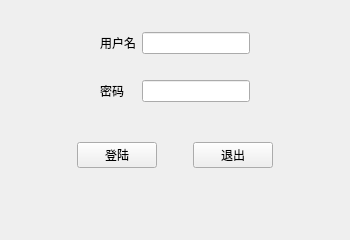
<?xml version="1.0" encoding="UTF-8"?>
<ui version="4.0">
 <class>MainWindow</class>
 <widget class="QMainWindow" name="MainWindow">
  <property name="geometry">
   <rect>
    <x>0</x>
    <y>0</y>
    <width>350</width>
    <height>240</height>
   </rect>
  </property>
  <property name="minimumSize">
   <size>
    <width>350</width>
    <height>240</height>
   </size>
  </property>
  <property name="maximumSize">
   <size>
    <width>350</width>
    <height>240</height>
   </size>
  </property>
  <property name="windowTitle">
   <string>登陆</string>
  </property>
  <widget class="QWidget" name="centralwidget">
   <layout class="QVBoxLayout" name="verticalLayout">
    <item>
     <widget class="QWidget" name="widget" native="true">
      <property name="sizePolicy">
       <sizepolicy hsizetype="Preferred" vsizetype="Fixed">
        <horstretch>0</horstretch>
        <verstretch>0</verstretch>
       </sizepolicy>
      </property>
      <layout class="QGridLayout" name="gridLayout">
       <item row="0" column="1">
        <widget class="QLabel" name="label">
         <property name="text">
          <string>用户名</string>
         </property>
        </widget>
       </item>
       <item row="0" column="3">
        <spacer name="horizontalSpacer_5">
         <property name="orientation">
          <enum>Qt::Horizontal</enum>
         </property>
         <property name="sizeHint" stdset="0">
          <size>
           <width>40</width>
           <height>20</height>
          </size>
         </property>
        </spacer>
       </item>
       <item row="2" column="1">
        <widget class="QLabel" name="label_2">
         <property name="text">
          <string>密码</string>
         </property>
        </widget>
       </item>
       <item row="0" column="2">
        <widget class="QLineEdit" name="lineEdit"/>
       </item>
       <item row="2" column="2">
        <widget class="QLineEdit" name="lineEdit_2">
         <property name="echoMode">
          <enum>QLineEdit::Password</enum>
         </property>
        </widget>
       </item>
       <item row="0" column="0">
        <spacer name="horizontalSpacer_4">
         <property name="orientation">
          <enum>Qt::Horizontal</enum>
         </property>
         <property name="sizeHint" stdset="0">
          <size>
           <width>40</width>
           <height>20</height>
          </size>
         </property>
        </spacer>
       </item>
       <item row="1" column="1">
        <spacer name="verticalSpacer">
         <property name="orientation">
          <enum>Qt::Vertical</enum>
         </property>
         <property name="sizeHint" stdset="0">
          <size>
           <width>20</width>
           <height>20</height>
          </size>
         </property>
        </spacer>
       </item>
      </layout>
     </widget>
    </item>
    <item>
     <widget class="QWidget" name="widget_3" native="true">
      <property name="sizePolicy">
       <sizepolicy hsizetype="Preferred" vsizetype="Fixed">
        <horstretch>0</horstretch>
        <verstretch>0</verstretch>
       </sizepolicy>
      </property>
      <layout class="QHBoxLayout" name="horizontalLayout_3">
       <item>
        <spacer name="horizontalSpacer">
         <property name="orientation">
          <enum>Qt::Horizontal</enum>
         </property>
         <property name="sizeHint" stdset="0">
          <size>
           <width>40</width>
           <height>20</height>
          </size>
         </property>
        </spacer>
       </item>
       <item>
        <widget class="QPushButton" name="pushButton">
         <property name="text">
          <string>登陆</string>
         </property>
        </widget>
       </item>
       <item>
        <spacer name="horizontalSpacer_3">
         <property name="orientation">
          <enum>Qt::Horizontal</enum>
         </property>
         <property name="sizeType">
          <enum>QSizePolicy::Fixed</enum>
         </property>
         <property name="sizeHint" stdset="0">
          <size>
           <width>30</width>
           <height>30</height>
          </size>
         </property>
        </spacer>
       </item>
       <item>
        <widget class="QPushButton" name="pushButton_2">
         <property name="text">
          <string>退出</string>
         </property>
        </widget>
       </item>
       <item>
        <spacer name="horizontalSpacer_2">
         <property name="orientation">
          <enum>Qt::Horizontal</enum>
         </property>
         <property name="sizeHint" stdset="0">
          <size>
           <width>40</width>
           <height>20</height>
          </size>
         </property>
        </spacer>
       </item>
      </layout>
     </widget>
    </item>
    <item>
     <widget class="QWidget" name="widget_2" native="true">
      <property name="sizePolicy">
       <sizepolicy hsizetype="Preferred" vsizetype="Fixed">
        <horstretch>0</horstretch>
        <verstretch>0</verstretch>
       </sizepolicy>
      </property>
      <layout class="QHBoxLayout" name="horizontalLayout_2"/>
     </widget>
    </item>
   </layout>
  </widget>
 </widget>
 <resources/>
 <connections/>
</ui>
